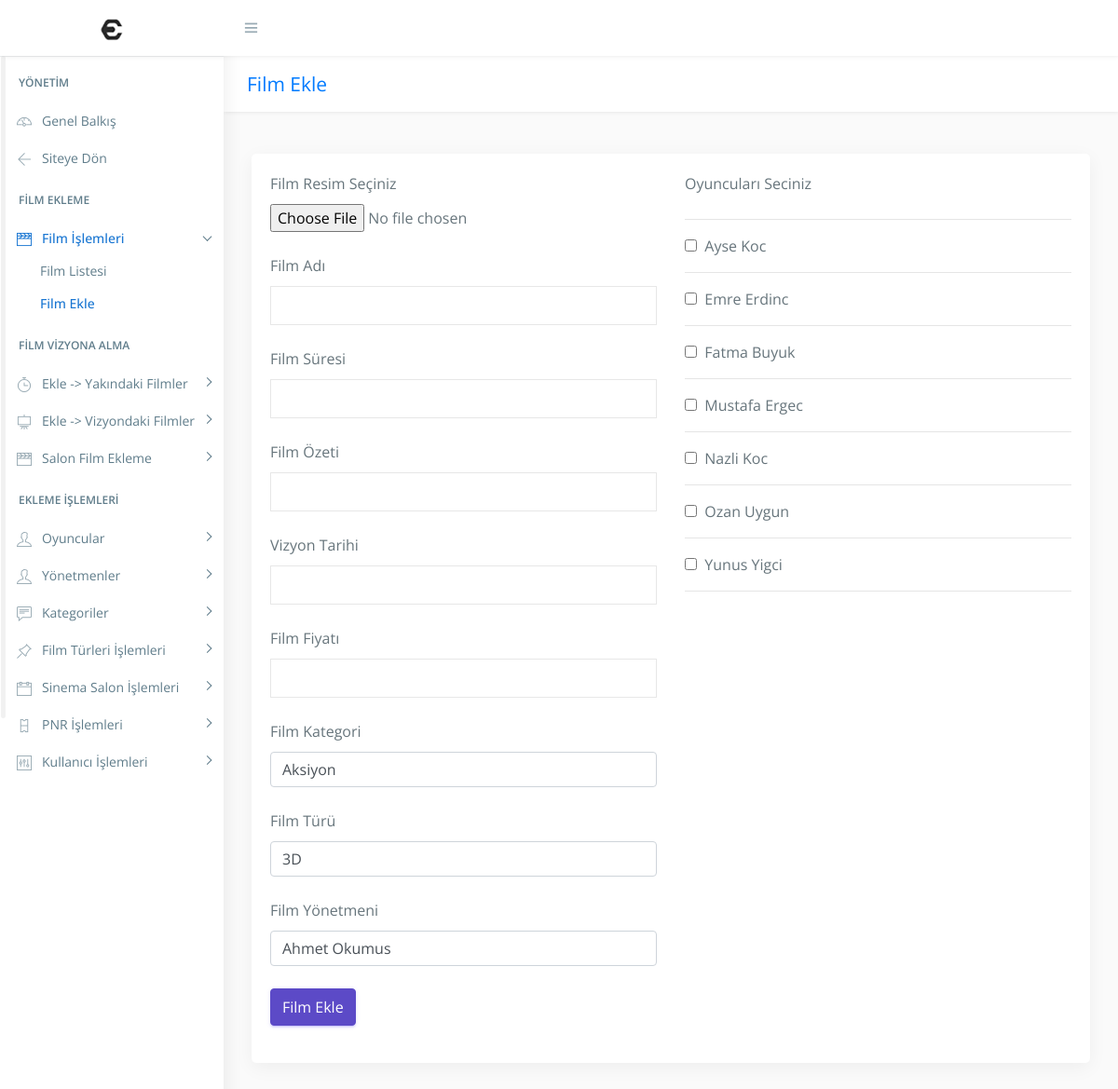
/?url=Film/FilmEkle (signed in), run on the app's committed database.
### tables this page shows
CREATE TABLE IF NOT EXISTS `oyuncular` (
  `oyuncu_id` int(11) NOT NULL AUTO_INCREMENT,
  `oyuncuAd` varchar(100) NOT NULL,
  PRIMARY KEY (`oyuncu_id`),
  UNIQUE KEY `oyuncuAd` (`oyuncuAd`),
  UNIQUE KEY `oyuncuAd_2` (`oyuncuAd`)
);

### app/core/view.php (called while the page is built, shortened)
<?php
class view
{
    public static function render($view, array $params = [])
    {
        if (file_exists($file = VDIR."/{$view}.php")) {
            extract($params);
            require $file;
        } else {
            exit("Görünüm dosyası bulunamadı: $view");
        }
    }
}

### app/core/controller.php (called while the page is built, shortened)
<?php
class controller
{
	public function render($file, array $params = [])
	{
		return view::render($file, $params);
	}
}

### app/controllers/FilmController.php (called while the page is built, shortened)
<?php
class FilmController extends controller
{
    public function FilmEkleAction()
	{
        $data['uyari'] = null;
        $data['result'] = null;
		$data['title'] = 'Film Ekle';
        $data["kategoriler"] = kategoriler::getAll();
        $data["yonetmenler"] = yonetmenler::getAll();
        $data["filmTurleri"] = filmTurleri::getAll();
        $data["oyuncular"] = oyuncular::getAll();
        $data['film'] = film::getAll();
        $this->render('Admin/Filmler/FilmEkle', $data);
	}
}

### app/core/app.php (called while the page is built, shortened)
<?php
class app
{
	public $controller, $action, $params;
	public function __construct()
	{
		$url = isset($_GET['url']) && !empty($_GET['url']) ?
			trim($_GET['url'], '/') : 'WebSiteHomePage/index';
		$url = explode('/', $url);
		$this->controller = isset($url[0]) ? $url[0].'Controller' : 'WebSiteHomePageController';
		$this->action = isset($url[1]) ? $url[1].'Action' : 'indexAction';
		array_shift($url);
		array_shift($url);
		$this->params = $url;
	}
	public function run()
	{
		if (file_exists($file = CDIR."/{$this->controller}.php")) {
			if (class_exists($this->controller)) {
				$controller = new $this->controller;
				if (method_exists($controller, $this->action)) {
					call_user_func_array([$controller, $this->action], $this->params);
				} else {
					exit("Metod mevcut değil: {$this->action}");
				}
			} else {
				exit("Sınıf mevcut değil: $this->controller");
			}
		} else {
			exit("Controller dosyası mevcut değil: {$this->controller}.php");
		}
	}
}

### index.php (called while the page is built, shortened)
<?php
require CORE_DIR.'/app.php';
require CORE_DIR.'/view.php';
require CORE_DIR.'/controller.php';
include "app/models/oyuncular.php";
include "app/models/yonetmenler.php";
include "app/models/kategoriler.php";
include "app/models/filmTurleri.php";
$app = new app;
$app->run();

### app/models/kategoriler.php (called while the page is built, shortened)
<?php
class kategoriler
{
	public function kategoriler($kategoriAd, $kategori_id)
	{
		$this->kategoriAd = $kategoriAd;
		$this->kategori_id = $kategori_id;
    }
	public static function getAll() {
		$list = [];
		$db = Db::getInstance();
		$req = $db->query('SELECT * FROM kategoriler');
		foreach($req->fetchAll() as $post) {
		  $list[] = new kategoriler($post['kategoriAd'],$post['kategori_id']);
		}
		return $list;
	  }
}

### app/models/filmTurleri.php (called while the page is built, shortened)
<?php
class filmTurleri
{
	public function filmTurleri($filmTurAd, $tur_id)
	{
		$this->filmTurAd = $filmTurAd;
		$this->tur_id = $tur_id;
	}
	public static function getAll() {
		$list = [];
		$db = Db::getInstance();
		$req = $db->query('SELECT * FROM film_turleri');
		foreach($req->fetchAll() as $post) {
		  $list[] = new filmTurleri($post['filmTurAd'],$post['tur_id']);
		}
		return $list;
	  }
}

### app/models/yonetmenler.php (called while the page is built, shortened)
<?php
class yonetmenler
{
	public function yonetmenler($yonetmenAd, $yonetmen_id)
	{
		$this->yonetmenAd = $yonetmenAd;
		$this->yonetmen_id = $yonetmen_id;
	}
	public static function getAll() {
		$list = [];
		$db = Db::getInstance();
		$req = $db->query('SELECT * FROM yonetmenler');
		foreach($req->fetchAll() as $post) {
		  $list[] = new yonetmenler($post['yonetmenAd'],$post['yonetmen_id']);
		}
		return $list;
	  }
}

### app/models/oyuncular.php (called while the page is built, shortened)
<?php
class oyuncular
{
	public function oyuncular($oyuncuAd, $oyuncu_id)
	{
		$this->oyuncuAd = $oyuncuAd;
		$this->oyuncu_id = $oyuncu_id;
	}
	public static function getAll() {
		$list = [];
		$db = Db::getInstance();
		$req = $db->query('SELECT * FROM oyuncular');
		foreach($req->fetchAll() as $post) {
		  $list[] = new oyuncular($post['oyuncuAd'],$post['oyuncu_id']);
		}
		return $list;
	  }
}

### app/views/Admin/Filmler/FilmEkle.php (the view, shortened to what this page needs)
<?php require VDIR.'/Admin/header.php' ?>
            <form action="./?url=Film/FilmEklePost" method="Post" enctype="multipart/form-data">
            <div class="row">
            <div class="col-md-6">
            <div class="form-group">
            <label for="labelsalon">Film Resim Seçiniz</label><br>
            <input type="file" name="dosya" id="dosya">
            <br>
            <br>
            <label for="labelsalon">Film Adı</label>
            <input type="text" class="form-control" name="filmAdi" required>
            <br>
            <label for="labelsalon">Film Süresi</label>
            <input type="number" class="form-control" name="filmSuresi" required>
            <br>
            <label for="labelsalon">Film Özeti</label>
            <input type="text" class="form-control" name="filmOzet" required>
            <br>
            <label for="labelsalon">Vizyon Tarihi</label>
            <input type="text" class="form-control" name="vizyonTarihi" required>
            <br>
            <label for="labelsalon">Film Fiyatı</label>
            <input type="number" class="form-control" name="filmFiyati" required>
            <br>
            <label for="labelsalon">Film Kategori</label>
            <select class="custom-select" id="kategorilerID" name="kategorilerID">
            <?php foreach($kategoriler as $kategori) { ?>
                <option  value=<?php echo $kategori->kategori_id; ?>><?php echo $kategori->kategoriAd; ?></option>
                <?php } ?>
              </select>
              <br>
              <br>
              <label for="labelsalon">Film Türü</label>
            <select class="custom-select" id="filmTurleriID" name="filmTurleriID">
            <?php foreach($filmTurleri as $filmTurleri) { ?>
                <option value=<?php echo $filmTurleri->tur_id; ?> > <?php echo $filmTurleri->filmTurAd; ?> </option>
                <?php } ?>
              </select>
                <br>
              <br>
              <label for="labelsalon">Film Yönetmeni</label>
            <select class="custom-select" id="yonetmenlerID" name="yonetmenlerID">
            <?php foreach($yonetmenler as $yönetmen) { ?>
                <option value=<?php echo $yönetmen->yonetmen_id; ?>><?php echo $yönetmen->yonetmenAd; ?></option>
                <?php } ?>
              </select>
              <br>
              <br>
            <button type="Submit" value="Kaydet" class="btn btn-primary">Film Ekle</button>
            </div>
            </div>
        <div class="col-md-6"  style="overflow-y">
            <div><label for="labelsalon">Oyuncuları Seciniz</label>
            <br><hr>
            <fieldset >
            <?php foreach($oyuncular as $oyuncular) { ?>
                <input type="checkbox" name="oyuncularID[]" value=<?php echo $oyuncular->oyuncu_id; ?>>&nbsp; <?php echo $oyuncular->oyuncuAd; ?> <br>
                <hr>
                <?php } ?>
            </fieldset>
        </div>
        </form>
 </div>
<?php require VDIR.'/Admin/footer.php' ?>

### data on the page
oyuncular: oyuncuAd "Ayse Koc"
oyuncular: oyuncuAd "Emre Erdinc"
oyuncular: oyuncuAd "Fatma Buyuk"
oyuncular: oyuncuAd "Mustafa Ergec"
oyuncular: oyuncuAd "Nazli Koc"
oyuncular: oyuncuAd "Ozan Uygun"
oyuncular: oyuncuAd "Yunus Yigci"

### other printed values
form field kategorilerID "Aksiyon"
form field filmTurleriID "3D"
form field yonetmenlerID "Ahmet Okumus"
